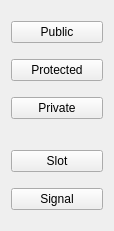
<ui version="4.0" >
 <class>OverrideButtons</class>
 <widget class="QWidget" name="OverrideButtons" >
  <property name="geometry" >
   <rect>
    <x>0</x>
    <y>0</y>
    <width>114</width>
    <height>231</height>
   </rect>
  </property>
  <layout class="QVBoxLayout" name="verticalLayout" >
   <item>
    <widget class="QPushButton" name="kpushbutton_3" >
     <property name="text" >
      <string>Public</string>
     </property>
    </widget>
   </item>
   <item>
    <widget class="QPushButton" name="kpushbutton_4" >
     <property name="text" >
      <string>Protected</string>
     </property>
    </widget>
   </item>
   <item>
    <widget class="QPushButton" name="kpushbutton_5" >
     <property name="text" >
      <string>Private</string>
     </property>
    </widget>
   </item>
   <item>
    <spacer name="verticalSpacer_3" >
     <property name="orientation" >
      <enum>Qt::Vertical</enum>
     </property>
     <property name="sizeType" >
      <enum>QSizePolicy::Fixed</enum>
     </property>
     <property name="sizeHint" stdset="0" >
      <size>
       <width>91</width>
       <height>15</height>
      </size>
     </property>
    </spacer>
   </item>
   <item>
    <widget class="QPushButton" name="kpushbutton_6" >
     <property name="text" >
      <string>Slot</string>
     </property>
    </widget>
   </item>
   <item>
    <widget class="QPushButton" name="kpushbutton_7" >
     <property name="text" >
      <string>Signal</string>
     </property>
    </widget>
   </item>
  </layout>
 </widget>
 <customwidgets>
  <customwidget>
   <class>QPushButton</class>
   <extends>QPushButton</extends>
   <header>kpushbutton.h</header>
  </customwidget>
 </customwidgets>
 <resources/>
 <connections/>
</ui>
